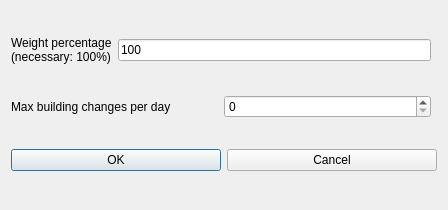
<?xml version="1.0" encoding="UTF-8"?>
<ui version="4.0">
 <class>ModifyConstraintStudentsMaxBuildingChangesPerRealDayForm_template</class>
 <widget class="QDialog" name="ModifyConstraintStudentsMaxBuildingChangesPerRealDayForm_template">
  <property name="geometry">
   <rect>
    <x>0</x>
    <y>0</y>
    <width>448</width>
    <height>210</height>
   </rect>
  </property>
  <property name="windowTitle">
   <string extracomment="This is the title of the dialog to modify a constraint of this type">Modify students max building changes per real day</string>
  </property>
  <layout class="QGridLayout">
   <item row="0" column="0">
    <layout class="QHBoxLayout">
     <item>
      <widget class="QLabel" name="weightTextLabel">
       <property name="frameShape">
        <enum>QFrame::NoFrame</enum>
       </property>
       <property name="frameShadow">
        <enum>QFrame::Plain</enum>
       </property>
       <property name="text">
        <string>Weight percentage
(necessary: 100%)</string>
       </property>
       <property name="wordWrap">
        <bool>false</bool>
       </property>
      </widget>
     </item>
     <item>
      <widget class="QLineEdit" name="weightLineEdit">
       <property name="text">
        <string notr="true">100</string>
       </property>
      </widget>
     </item>
    </layout>
   </item>
   <item row="2" column="0" colspan="2">
    <layout class="QHBoxLayout">
     <item>
      <widget class="QPushButton" name="okPushButton">
       <property name="text">
        <string>OK</string>
       </property>
      </widget>
     </item>
     <item>
      <widget class="QPushButton" name="cancelPushButton">
       <property name="text">
        <string>Cancel</string>
       </property>
      </widget>
     </item>
    </layout>
   </item>
   <item row="1" column="0">
    <layout class="QHBoxLayout">
     <item>
      <widget class="QLabel" name="textLabel">
       <property name="text">
        <string>Max building changes per day</string>
       </property>
       <property name="wordWrap">
        <bool>false</bool>
       </property>
      </widget>
     </item>
     <item>
      <widget class="QSpinBox" name="maxChangesSpinBox"/>
     </item>
    </layout>
   </item>
  </layout>
 </widget>
 <layoutdefault spacing="6" margin="11"/>
 <resources/>
 <connections/>
</ui>
